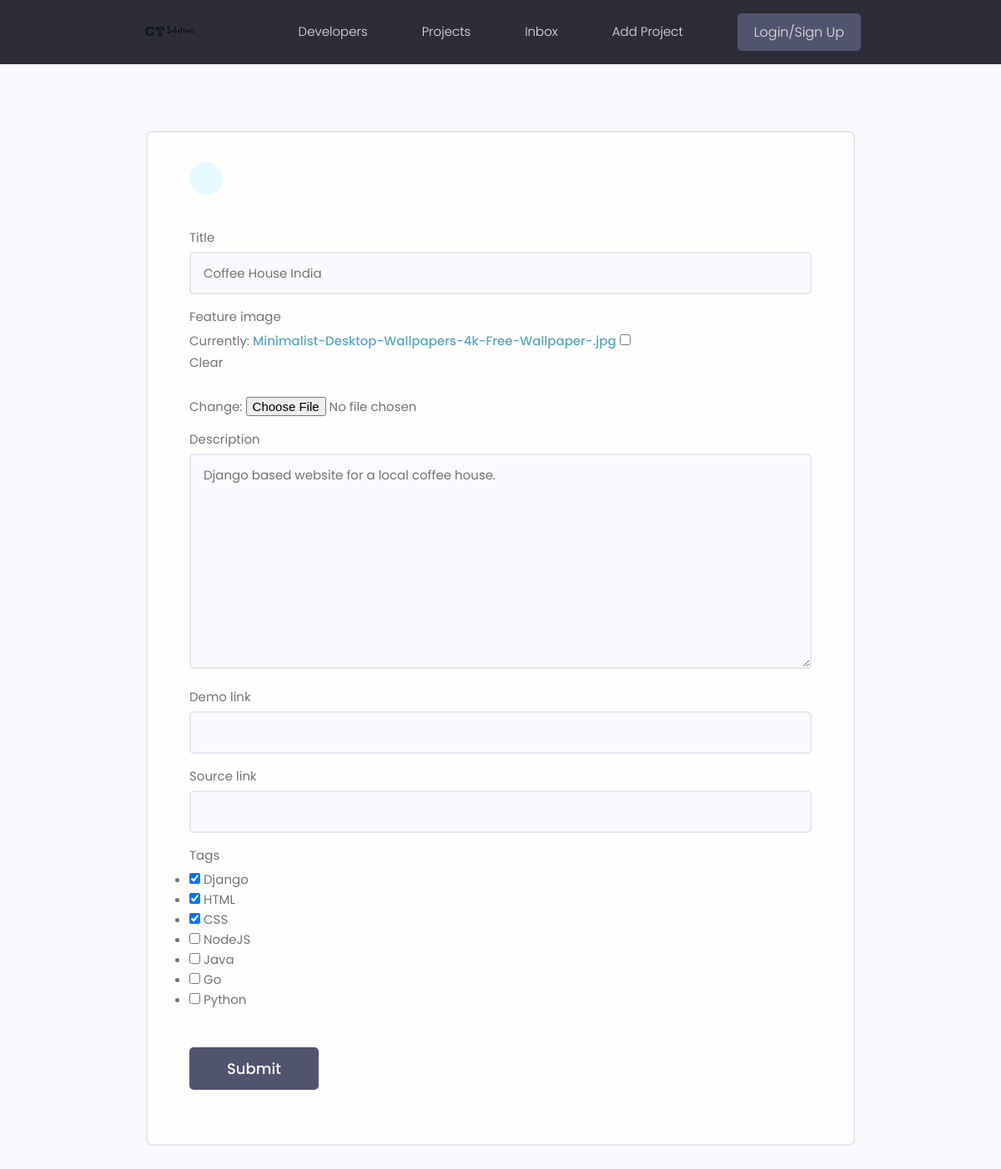
/update-project/a5dc669aa4904332b85ba134917c3d78, run on an earlier commit of the app's database.
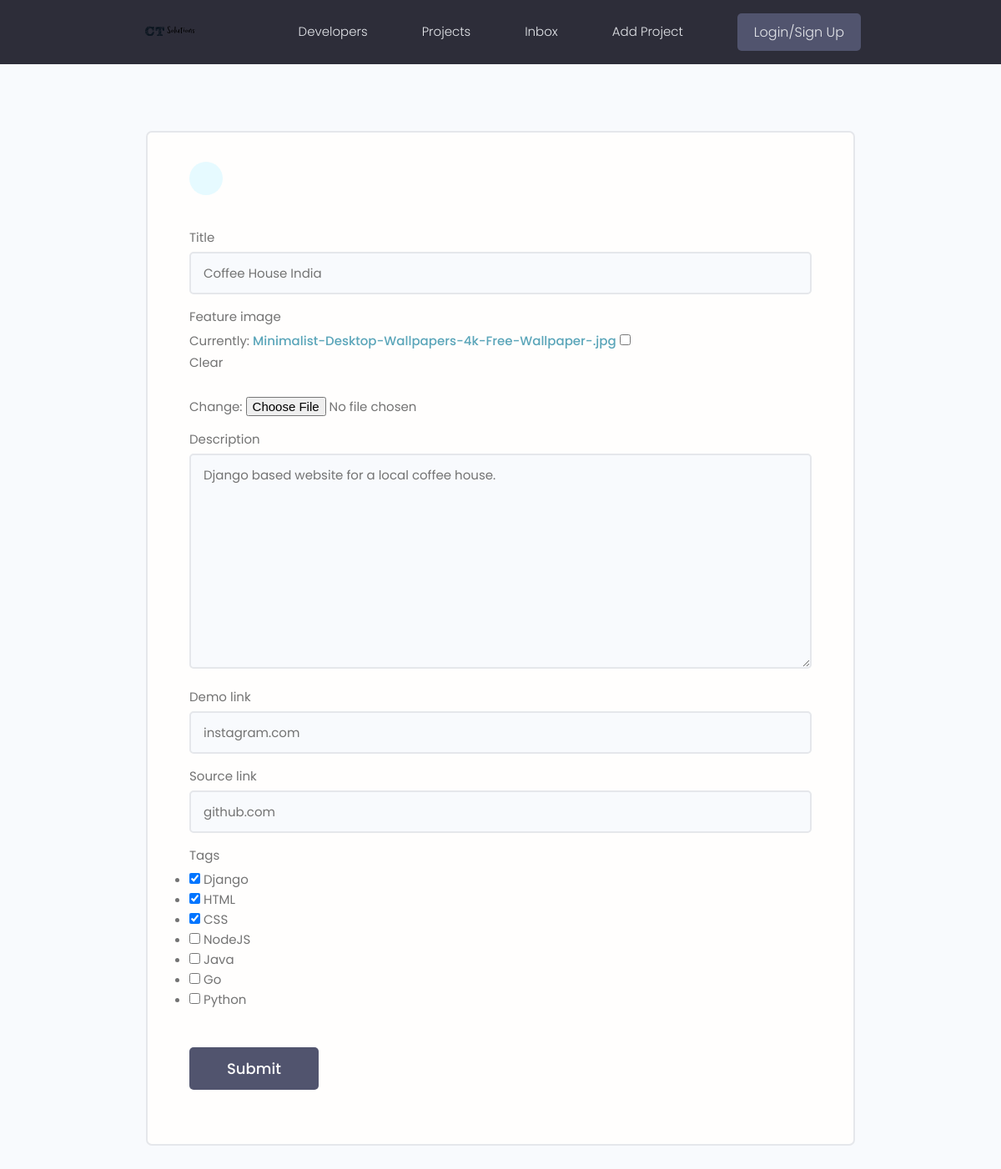
And on a later commit of the database.
### projects/models.py (models this page shows, shortened)
class Project(models.Model):
    title = models.CharField(max_length=200)
    description = models.TextField(null=True, blank=True)
    feature_image = models.ImageField(
        null=True, blank=True, default='default.jpg')
    demo_link = models.CharField(max_length=1000, null=True, blank=True)
    source_link = models.CharField(max_length=1000, null=True, blank=True)
    vote_total = models.IntegerField(default=0)
    vote_ratio = models.IntegerField(default=0)
    tags = models.ManyToManyField('Tag', blank=True)
    created = models.DateTimeField(auto_now_add=True)
    id = models.UUIDField(default = uuid.uuid4, unique = True, primary_key=True, editable=False)

### projects/views.py (the view)
# urls.py: path('update-project/<str:pk>', views.updateProject, name='update-project'),
def updateProject(request, pk):
    project = Project.objects.get(id=pk)
    form = ProjectForm(instance=project)
    if request.method == 'POST':
        form = ProjectForm(request.POST, request.FILES, instance=project)
        if form.is_valid():
            form.save()
            return redirect('projects')
    context = {'form': form}
    return render(request, 'projects/project_form.html', context)

### projects/forms.py
class ProjectForm(ModelForm):
    class Meta:
        model = Project
        fields = ['title', 'feature_image', 'description',  'demo_link', 'source_link', 'tags']
        widgets = {
            'tags': forms.CheckboxSelectMultiple(),
        }
    def __init__(self, *args, **kwargs):
        super(ProjectForm, self).__init__(*args, **kwargs)
        for name, field in self.fields.items():
            field.widget.attrs.update({'class': 'input'})

### projects/models.py (called while the page is built)
    def __str__(self):
        return self.name

### projects/templates/projects/project_form.html (shortened to what this page needs)
{% extends 'main.html' %}
{% block content %}
    <main class="formPage my-xl">
        <div class="content-box">
            <div class="formWrapper">
                <a class="backButton" href="#"></a>
                <br>
                <form class="form" method="POST" enctype="multipart/form-data">
                    {% for field in form %}
                        <div class="form__field">
                            <label for="formInput#text">{{field.label}}</label>
                            {{field}}
                        </div>
                    {% endfor %}
                    <input class="btn btn--sub btn--lg  my-md" type="submit" value="Submit" />
                </form>
            </div>
        </div>
    </main>
</body>
{% endblock content %}

What changed in the data, as far as the page shows it:
changed Project "Coffee House India": demo_link (not shown) → "instagram.com"; source_link (not shown) → "github.com"
